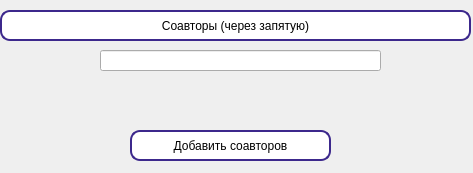
<?xml version="1.0" encoding="UTF-8"?>
<ui version="4.0">
 <class>Form</class>
 <widget class="QWidget" name="Form">
  <property name="geometry">
   <rect>
    <x>0</x>
    <y>0</y>
    <width>473</width>
    <height>173</height>
   </rect>
  </property>
  <property name="windowTitle">
   <string>Form</string>
  </property>
  <widget class="QLabel" name="label">
   <property name="geometry">
    <rect>
     <x>0</x>
     <y>10</y>
     <width>471</width>
     <height>31</height>
    </rect>
   </property>
   <property name="styleSheet">
    <string notr="true">border-radius: 10px;
font: 400 15pt &quot;Segoe UI&quot;;
border-left: 2px solid #3C288C;
border-top: 2px solid #3C288C;
border-right: 2px solid #3C288C;
border-bottom: 2px solid #3C288C;
background-color: rgb(255, 255, 255);</string>
   </property>
   <property name="text">
    <string>Соавторы (через запятую)</string>
   </property>
   <property name="alignment">
    <set>Qt::AlignCenter</set>
   </property>
  </widget>
  <widget class="QLabel" name="status">
   <property name="geometry">
    <rect>
     <x>150</x>
     <y>80</y>
     <width>171</width>
     <height>31</height>
    </rect>
   </property>
   <property name="text">
    <string/>
   </property>
  </widget>
  <widget class="QLineEdit" name="coauthors">
   <property name="geometry">
    <rect>
     <x>100</x>
     <y>50</y>
     <width>281</width>
     <height>21</height>
    </rect>
   </property>
  </widget>
  <widget class="QPushButton" name="add_coauthors_button">
   <property name="geometry">
    <rect>
     <x>130</x>
     <y>130</y>
     <width>201</width>
     <height>31</height>
    </rect>
   </property>
   <property name="styleSheet">
    <string notr="true">border-radius: 10px;
font: 500 14pt &quot;Segoe UI&quot;;
border-left: 2px solid #3C288C;
border-top: 2px solid #3C288C;
border-right: 2px solid #3C288C;
border-bottom: 2px solid #3C288C;
background-color: rgb(255, 255, 255);</string>
   </property>
   <property name="text">
    <string>Добавить соавторов</string>
   </property>
  </widget>
 </widget>
 <resources/>
 <connections/>
</ui>
